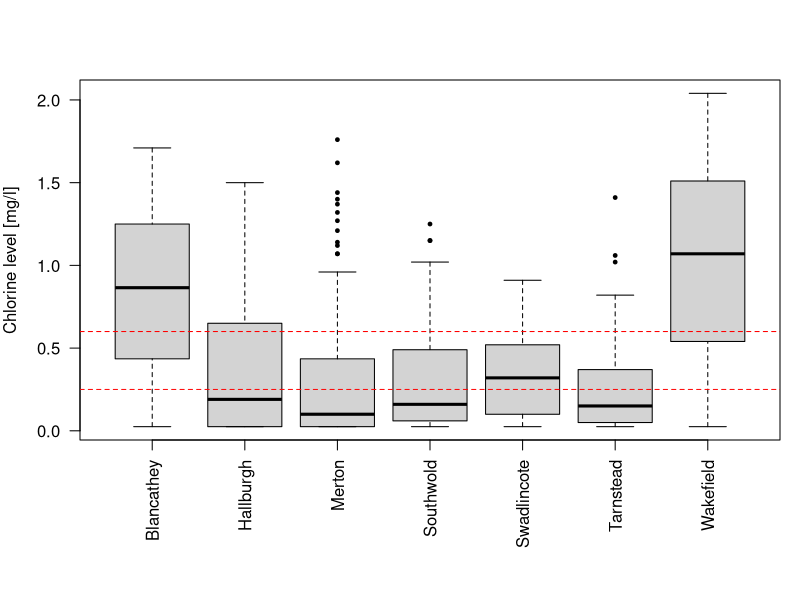
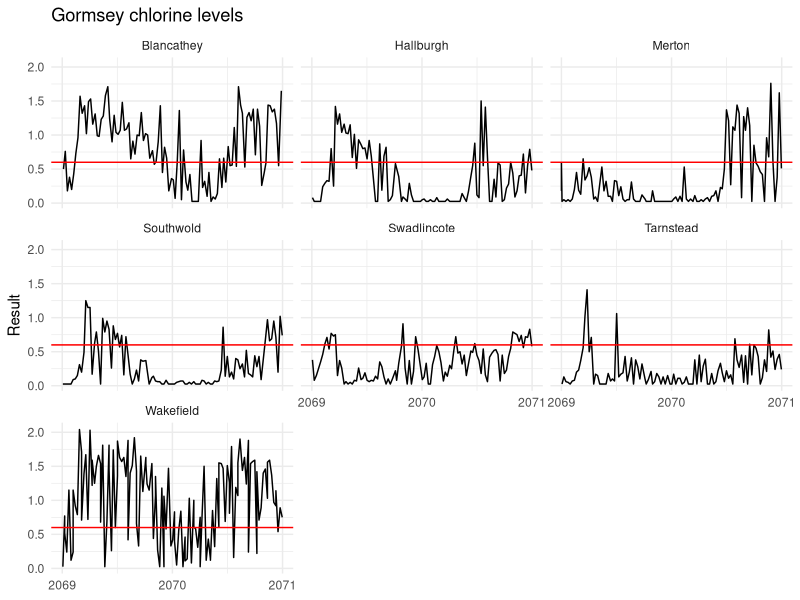

Generate these figures, in order, with R: (Note: this script raises an error after producing the figures.)
library(tidyverse)
labdata <- read_csv("data/water_quality.csv")
chlorine <- filter(labdata, Measure == "Chlorine Total")

par(mar = c(8, 4, 4, 1))
boxplot(Result ~ Suburb, data = chlorine, pch = 19, cex = .5,
        las = 2, xlab = NULL, ylab = "Chlorine level [mg/l]")
abline(h = c(0.25, 0.6), col = "red", lty = 2)

ggplot(chlorine, aes(Date, Result)) + 
  geom_line() + 
  geom_hline(yintercept = 0.6, col = "red") + 
  scale_x_date(date_breaks = "year", date_labels = "%Y") + 
  facet_wrap(~Suburb) + 
  theme_minimal() + 
  labs(title = "Gormsey chlorine levels", x = NULL)

chlorine_suburb <- group_by(chlorine, Suburb)

chlorine_results <- summarise(chlorine_suburb,
                              Minimum = min(Result),
                              Mean = mean(Result),
                              Max = max(Result),
                              Taste = round(sum(Result > 0.6) / n() * 100))

arrange(chlorine_results, Taste)

arrange(chlorine_results, desc(Taste)) %>%
  top_n(3) %>%
  mutate(across(c(Minimum, Mean, Max), round, 2)) %>% 
  select(Suburb, `Minimum Cl` = Minimum, 'Mean Cl' = Mean,
         `Maximum Cl` = Max, `Negative taste %` = Taste)

(a <- sqrt(777))

round(a) # Show as integer

round(a, digits = 2) # Round to two digits

round(a, digits = -1) # Rounding to a power of ten

floor(a) # Remove all digits

ceiling(a) # Round up to the nearest integer

signif(a, 5) # Show 5 characters

format(2^32, big.mark =",")

format(2^128, big.mark =",")

format(2^128, big.mark =",", scientific = FALSE)

paste("Mean THM value is", round(mean(thm$Result), 2), "Mg/l", sep = ": ")
